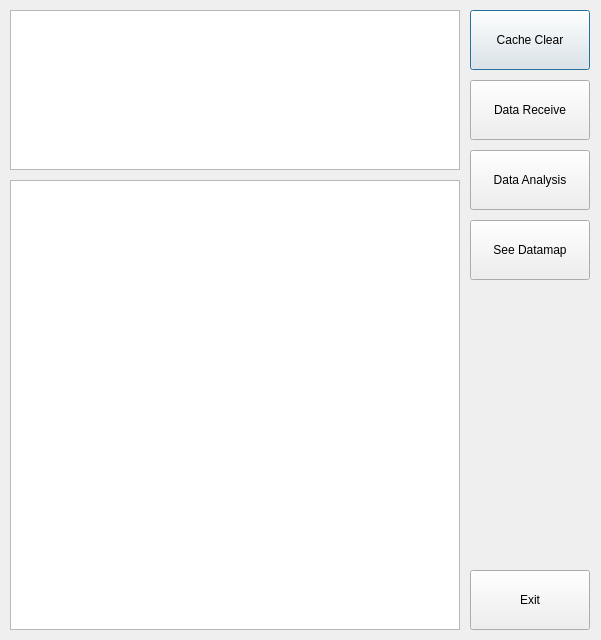
<?xml version="1.0" encoding="UTF-8"?>
<ui version="4.0">
 <class>Mainwindow</class>
 <widget class="QDialog" name="Mainwindow">
  <property name="geometry">
   <rect>
    <x>0</x>
    <y>0</y>
    <width>601</width>
    <height>640</height>
   </rect>
  </property>
  <property name="windowTitle">
   <string>Hotcorn</string>
  </property>
  <widget class="QTextBrowser" name="logBrowser">
   <property name="geometry">
    <rect>
     <x>10</x>
     <y>10</y>
     <width>450</width>
     <height>160</height>
    </rect>
   </property>
   <property name="horizontalScrollBarPolicy">
    <enum>Qt::ScrollBarAlwaysOff</enum>
   </property>
   <property name="html">
    <string>&lt;!DOCTYPE HTML PUBLIC &quot;-//W3C//DTD HTML 4.0//EN&quot; &quot;http://www.w3.org/TR/REC-html40/strict.dtd&quot;&gt;
&lt;html&gt;&lt;head&gt;&lt;meta name=&quot;qrichtext&quot; content=&quot;1&quot; /&gt;&lt;style type=&quot;text/css&quot;&gt;
p, li { white-space: pre-wrap; }
&lt;/style&gt;&lt;/head&gt;&lt;body style=&quot; font-family:'Ubuntu'; font-size:11pt; font-weight:400; font-style:normal;&quot;&gt;
&lt;p style=&quot;-qt-paragraph-type:empty; margin-top:0px; margin-bottom:0px; margin-left:0px; margin-right:0px; -qt-block-indent:0; text-indent:0px;&quot;&gt;&lt;br /&gt;&lt;/p&gt;&lt;/body&gt;&lt;/html&gt;</string>
   </property>
  </widget>
  <widget class="QTextBrowser" name="htmlBrowser">
   <property name="geometry">
    <rect>
     <x>10</x>
     <y>180</y>
     <width>450</width>
     <height>450</height>
    </rect>
   </property>
   <property name="verticalScrollBarPolicy">
    <enum>Qt::ScrollBarAlwaysOff</enum>
   </property>
   <property name="horizontalScrollBarPolicy">
    <enum>Qt::ScrollBarAlwaysOff</enum>
   </property>
  </widget>
  <widget class="QPushButton" name="initButton">
   <property name="geometry">
    <rect>
     <x>470</x>
     <y>10</y>
     <width>120</width>
     <height>60</height>
    </rect>
   </property>
   <property name="text">
    <string>Cache Clear</string>
   </property>
  </widget>
  <widget class="QPushButton" name="recvButton">
   <property name="geometry">
    <rect>
     <x>470</x>
     <y>80</y>
     <width>120</width>
     <height>60</height>
    </rect>
   </property>
   <property name="text">
    <string>Data Receive</string>
   </property>
  </widget>
  <widget class="QPushButton" name="analButton">
   <property name="geometry">
    <rect>
     <x>470</x>
     <y>150</y>
     <width>120</width>
     <height>60</height>
    </rect>
   </property>
   <property name="text">
    <string>Data Analysis</string>
   </property>
  </widget>
  <widget class="QPushButton" name="seeButton">
   <property name="geometry">
    <rect>
     <x>470</x>
     <y>220</y>
     <width>120</width>
     <height>60</height>
    </rect>
   </property>
   <property name="text">
    <string>See Datamap</string>
   </property>
  </widget>
  <widget class="QPushButton" name="closeButton">
   <property name="geometry">
    <rect>
     <x>470</x>
     <y>570</y>
     <width>120</width>
     <height>60</height>
    </rect>
   </property>
   <property name="text">
    <string>Exit</string>
   </property>
  </widget>
 </widget>
 <resources/>
 <connections/>
</ui>
